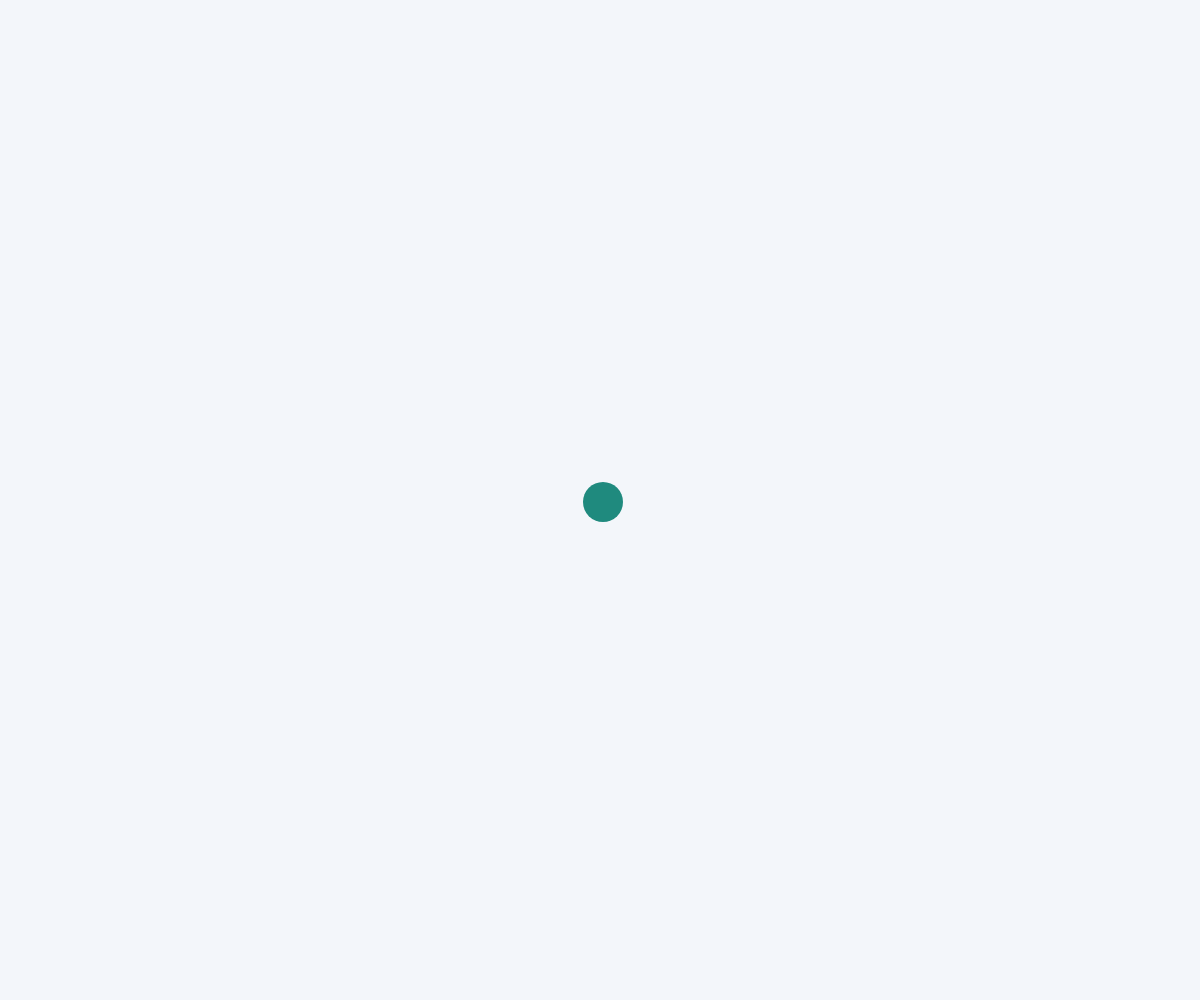
Frame 1 (no input)
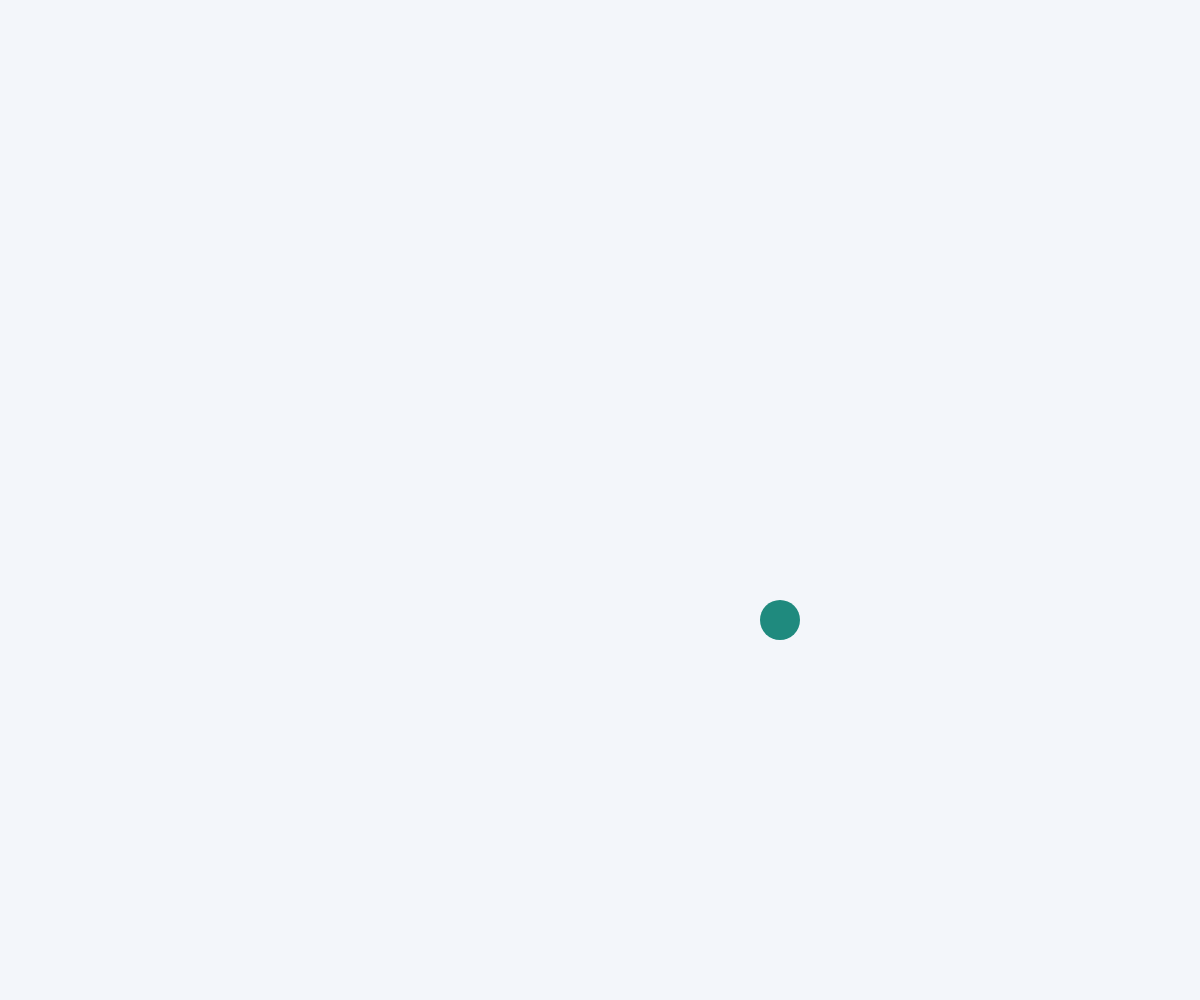
Frame 60 (no input)
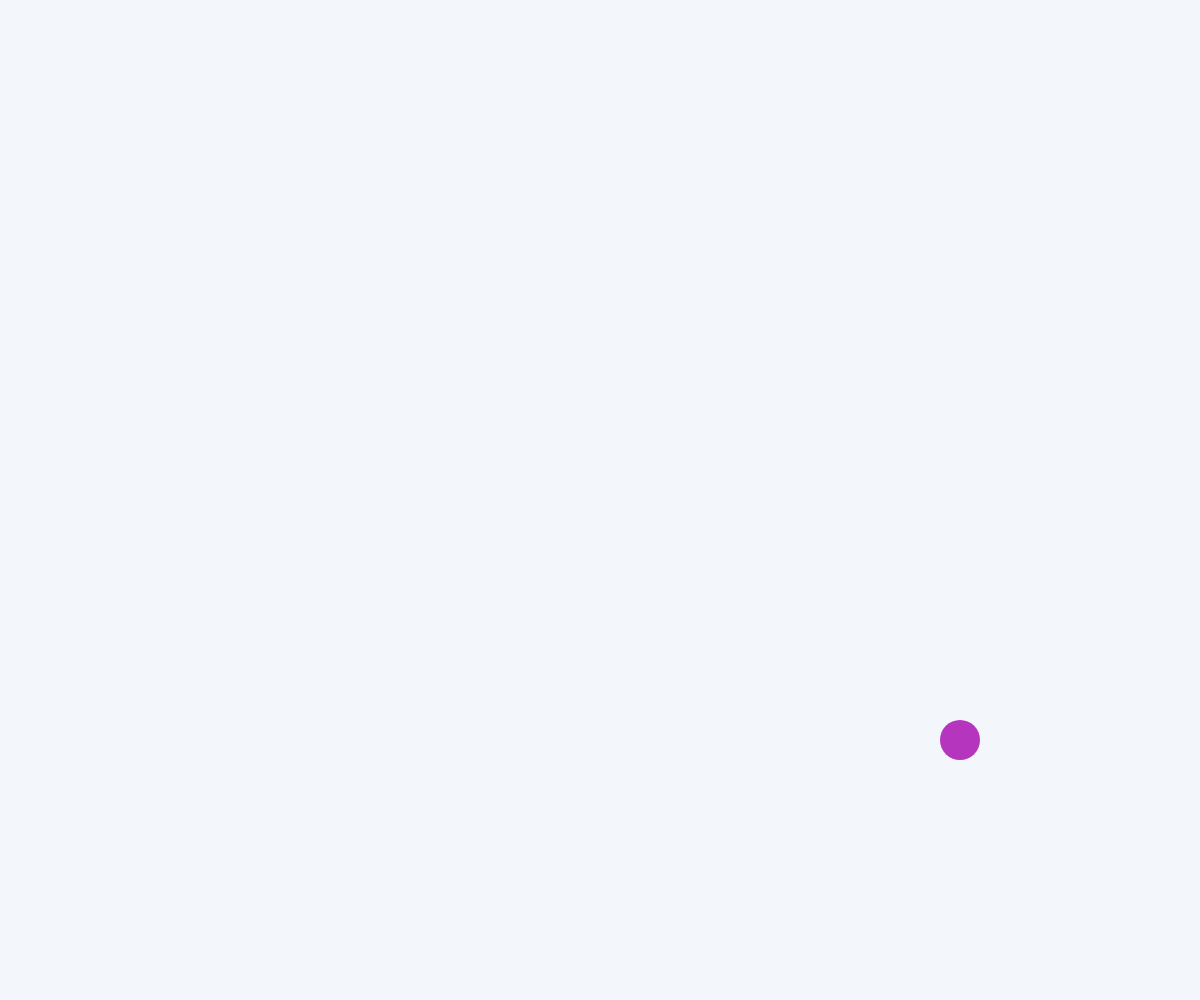
Frame 120 (the mouse pressed at the canvas centre since frame 60)

The p5.js sketch that drew these frames (run headless with seeded random() and noise() and a simulated clock; from frame 60 on, the mouse is pressed at the canvas centre):

// p5.js sketch
// ── sketch.js
// Bouncing ball
// Concepts: variables, conditionals, the draw loop
// Click to change the ball's color.

let x, y;          // position
let xSpeed = 3;    // horizontal speed
let ySpeed = 2;    // vertical speed
let size = 40;
let ballColor;

function setup() {
  createCanvas(windowWidth, windowHeight);
  x = width / 2;
  y = height / 2;
  ballColor = color(31, 138, 126);
}

function draw() {
  background(243, 246, 250);

  // move
  x = x + xSpeed;
  y = y + ySpeed;

  // bounce off the edges
  if (x > width - size / 2 || x < size / 2) {
    xSpeed = -xSpeed;
  }
  if (y > height - size / 2 || y < size / 2) {
    ySpeed = -ySpeed;
  }

  noStroke();
  fill(ballColor);
  circle(x, y, size);
}

function mousePressed() {
  ballColor = color(random(255), random(255), random(255));
}

function windowResized() {
  resizeCanvas(windowWidth, windowHeight);
}
